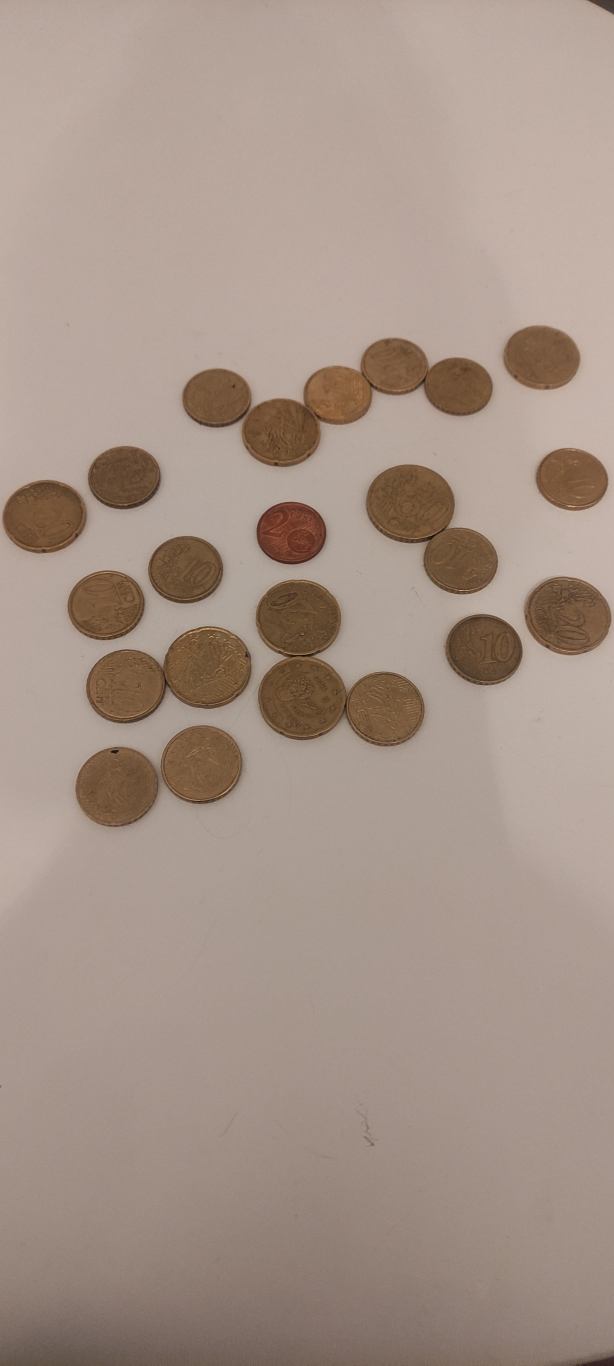
#> input picture Dataset/006.jpeg, 1842 x 4096 px (shown at 1/3 size); its folder holds only this picture in this run
$ python hsv2.py
#> lines starting #> are read from the running program, lines starting #| are printed output that depends on the picture; after the words box and inside, x2 and y2 are one past the last pixel; in counts of white or black regions, pixels touching at a corner belong together
import numpy as np
import cv2
import os

folder_path = "Dataset"  # Replace with the path to your folder

for filename in os.listdir(folder_path):
    if filename.endswith((".jpg", ".jpeg", ".png", ".HEIC")):
        image_path = os.path.join(folder_path, filename)
        image = cv2.imread(image_path, cv2.IMREAD_COLOR)
#> image is the input picture: shape (4096, 1842, 3); mean B, G, R 135.9, 147.2, 165.3

        # Neutralize luminance
        hsv = cv2.cvtColor(image, cv2.COLOR_BGR2HSV)
#> hsv: shape (4096, 1842, 3); mean H, S, V 11.3, 49.2, 165.3
        # Darken the image
        hsv[:,:,2] = hsv[:,:,2] * 0.3  # Multiply the V channel by 0.8 to darken the image
#> hsv: shape (4096, 1842, 3); mean H, S, V 11.3, 49.2, 49.1

        # Enhance the edges
        blurred = cv2.GaussianBlur(hsv[:,:,2], (55, 55), 0)
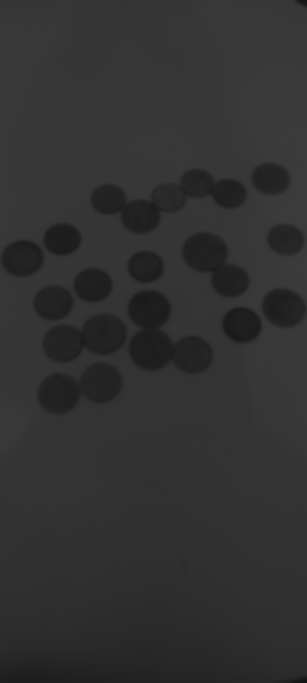
#> blurred: shape (4096, 1842) (shown at 1/6 size); min 17, max 59, mean 49.2
        edges = cv2.Canny(blurred, 100, 200)
#> edges: shape (4096, 1842); every value is 0

        # Combine the original V channel with the enhanced edges
        hsv[:,:,2] = np.maximum(hsv[:,:,2], edges)

        # Convert back to BGR
        image_darkened = cv2.cvtColor(hsv, cv2.COLOR_HSV2BGR)
        # Binarize the enhanced image using Otsu's thresholding
        gray_image = cv2.cvtColor(image_darkened, cv2.COLOR_BGR2GRAY)
        _, binary_image = cv2.threshold(gray_image, 0, 255, cv2.THRESH_BINARY + cv2.THRESH_OTSU)
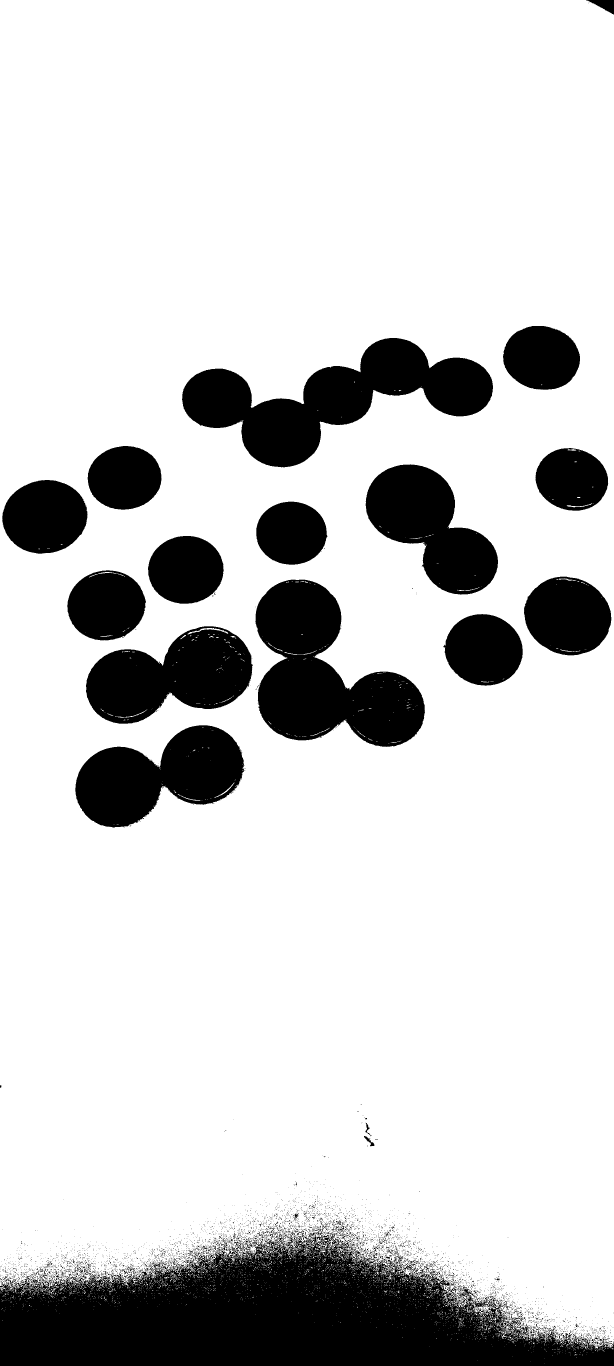
#> binary_image: shape (4096, 1842) (shown at 1/3 size); 81.8% white; 4378 black regions (4176 under 20 px), largest, box (x1, y1, x2, y2) and area: (0, 3696, 1842, 4096) 445240, (546, 1014, 1479, 1402) 154060, (766, 1739, 1275, 2241) 143277

        image = cv2.resize(image, (0, 0), fx=0.3, fy=0.3)
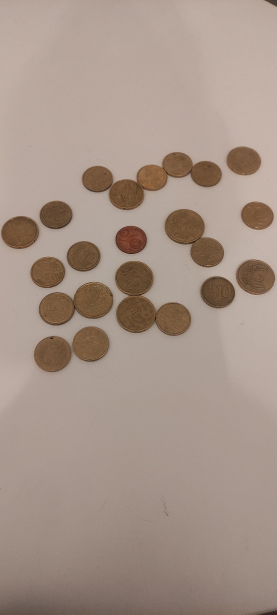
#> image: shape (1229, 553, 3) (shown at 1/2 size); mean B, G, R 135.8, 147.1, 165.2
        image_darkened = cv2.resize(image_darkened, (0, 0), fx=0.3, fy=0.3)
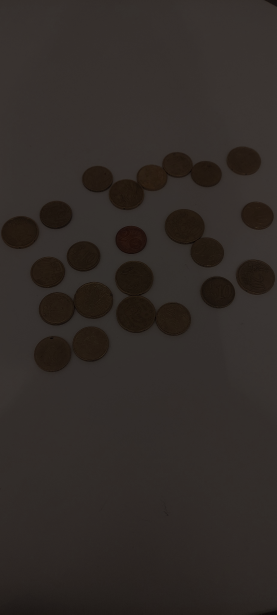
#> image_darkened: shape (1229, 553, 3) (shown at 1/2 size); mean B, G, R 39.9, 43.1, 49.1
        cv2.imshow('Original Image', image)
        cv2.imshow('Darkened Image with Enhanced Edges', image_darkened)
        binary_image = cv2.resize(binary_image, (0, 0), fx=0.3, fy=0.3)
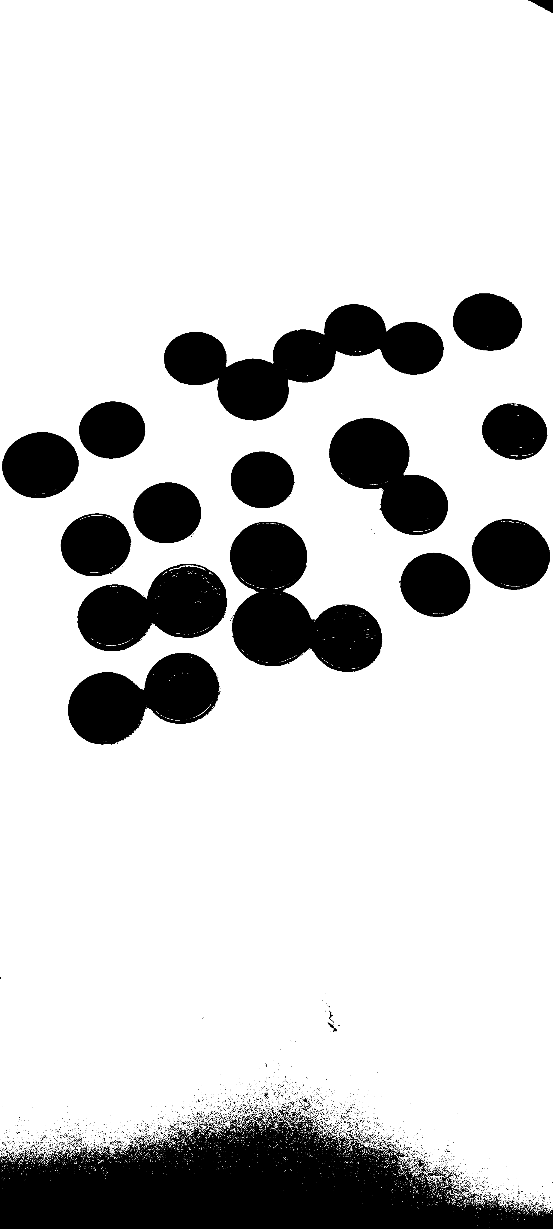
#> binary_image: shape (1229, 553); min 0, max 255, mean 208.5
        cv2.imshow('Binarized Image', binary_image)
        cv2.waitKey(0)
        cv2.destroyAllWindows()

$ run again, on Dataset/010.jpeg
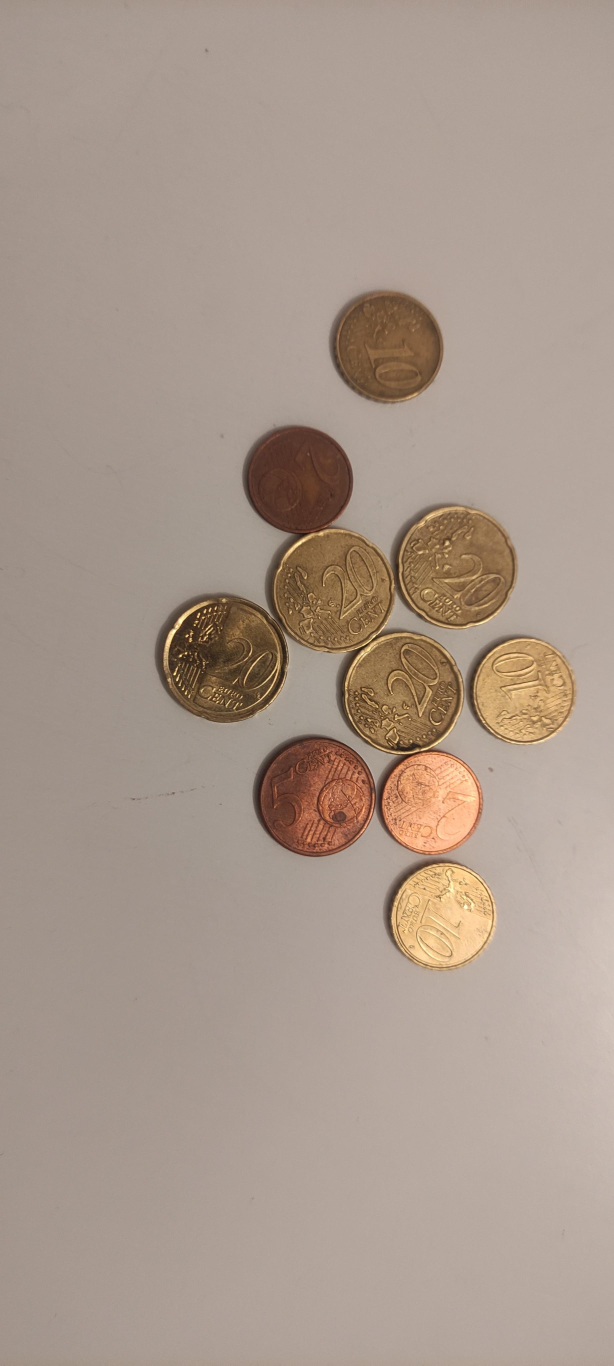
#> input picture Dataset/010.jpeg, 1842 x 4096 px (shown at 1/3 size)
#> image is the input picture: shape (4096, 1842, 3); mean B, G, R 140.3, 152.5, 169
#> edges: shape (4096, 1842); every value is 0
#> image: shape (1229, 553, 3)
#> `image_darkened = cv2.resize(image_darkened, (0, 0), fx=0.3, fy=0.3)`:
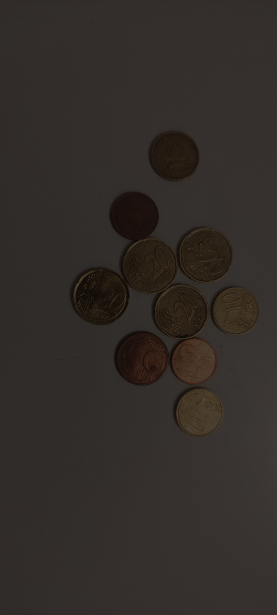
#> image_darkened: shape (1229, 553, 3) (shown at 1/2 size); mean B, G, R 41.4, 44.8, 50.3
#> `binary_image = cv2.resize(binary_image, (0, 0), fx=0.3, fy=0.3)`:
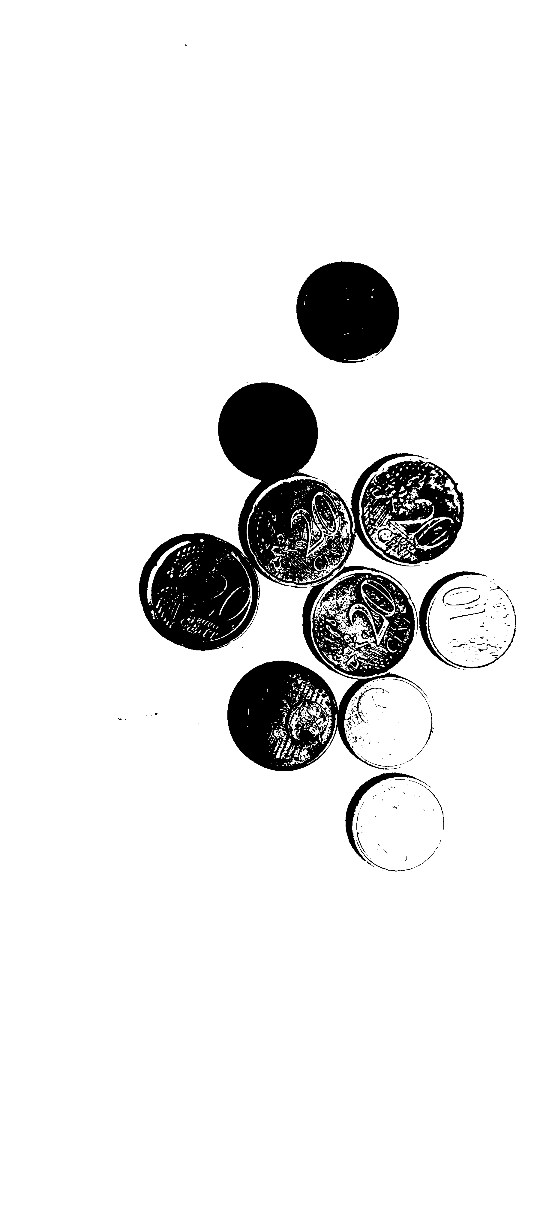
#> binary_image: shape (1229, 553); min 0, max 255, mean 233

$ run again, on Dataset/011.jpeg
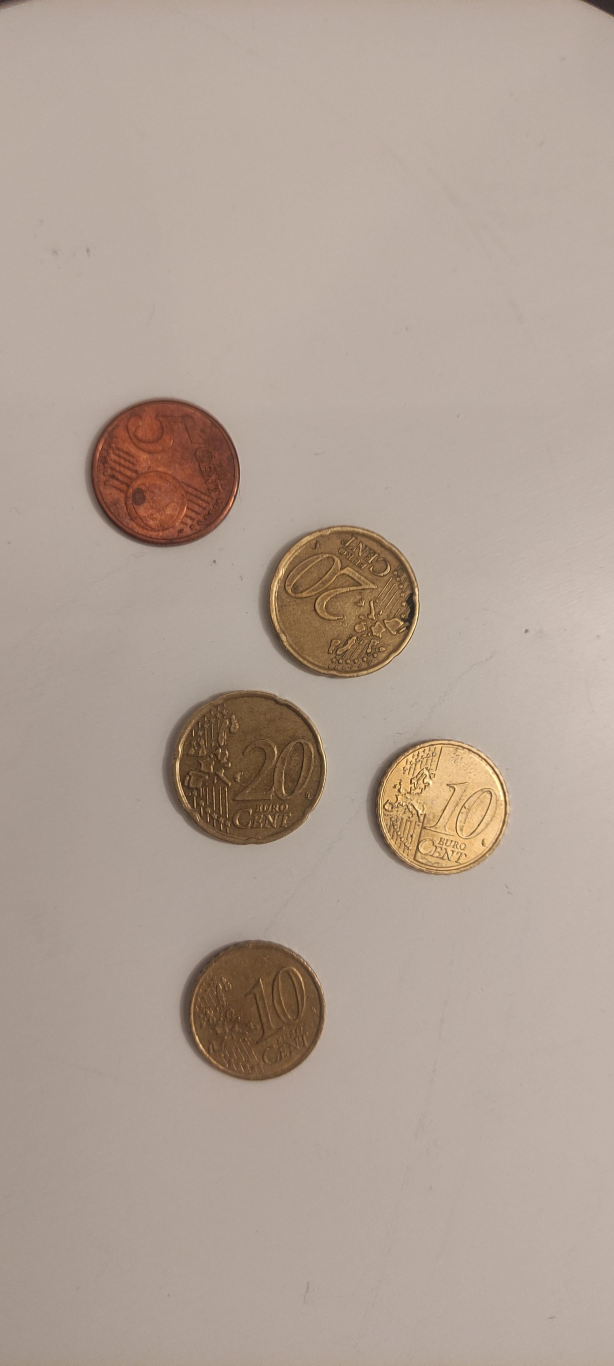
#> input picture Dataset/011.jpeg, 1842 x 4096 px (shown at 1/3 size)
#> image is the input picture: shape (4096, 1842, 3); mean B, G, R 149.2, 160.8, 176.8
#> edges: shape (4096, 1842); every value is 0
#> image: shape (1229, 553, 3)
#> `image_darkened = cv2.resize(image_darkened, (0, 0), fx=0.3, fy=0.3)`:
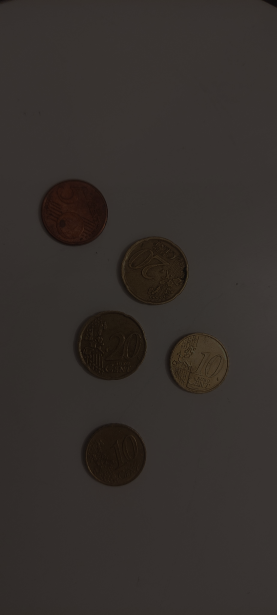
#> image_darkened: shape (1229, 553, 3) (shown at 1/2 size); mean B, G, R 44, 47.2, 52.6
#> `binary_image = cv2.resize(binary_image, (0, 0), fx=0.3, fy=0.3)`:
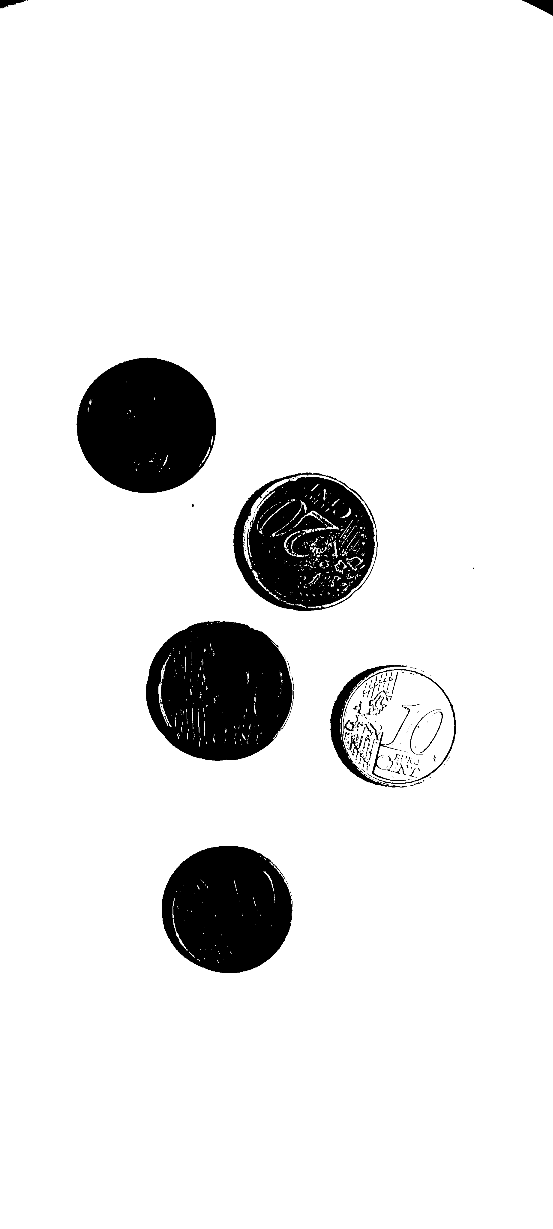
#> binary_image: shape (1229, 553); min 0, max 255, mean 232.5
